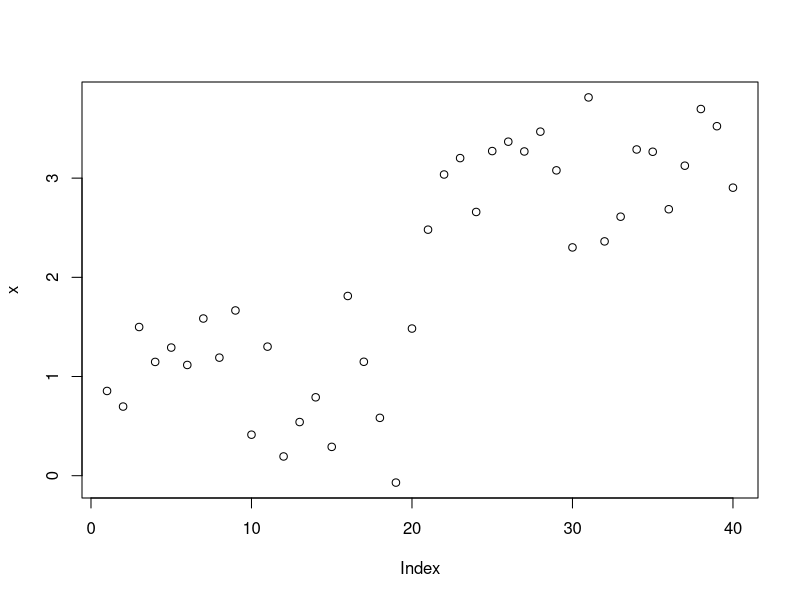
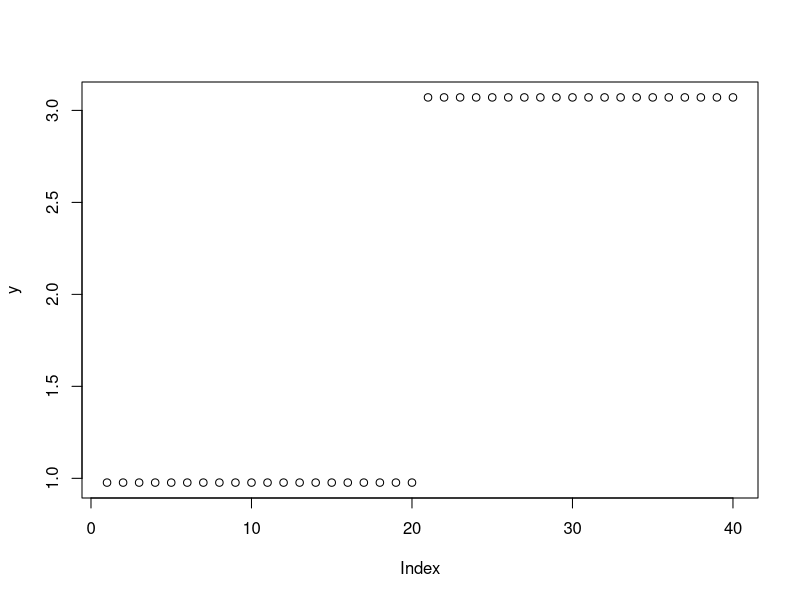
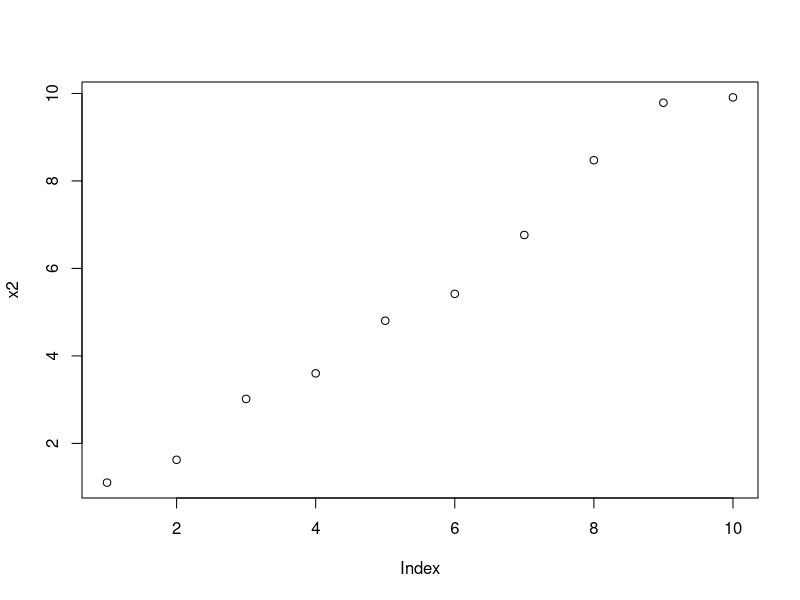
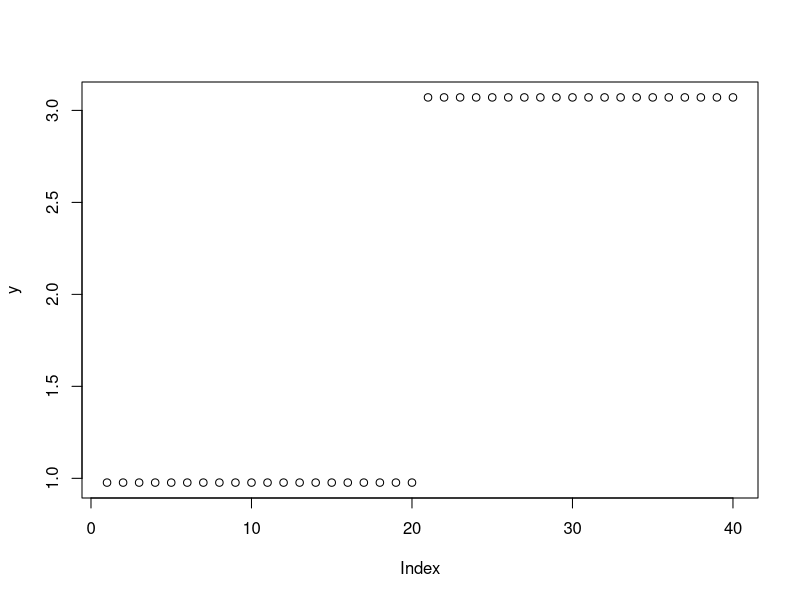

The R script that drew these images, in order:
# 根据数据库中的股票数据进行选股
# 趋势追踪选股

# 滤波(排除盘整带来的波动,给定向量x和阈值threshold,计算平滑后的向量)
fun.smooth<-function(x_ts,threshold){
  y<-x_ts
  last.limit<-x_ts[1]
  loc.mark<-1
  for(i in 2:length(x_ts)){
    range<-x_ts[i]-last.limit
    if(abs(range)<threshold){
      y[loc.mark:i]<-mean(x_ts[loc.mark:i])
    }else{
      loc.mark<-i
      last.limit<-x_ts[i]
    }
  }
  return(y)
}

# 均线(计算移动平均线)
fun.ma<-function(x_ts,tau,na.rm=TRUE){
  y<-x_ts
  for(i in 1:(length(x_ts)-tau)){
    y[i]<-mean(x_ts[i:(i+tau-1)])
#     print(paste("x:",x_ts[i:(i+tau-1)]))
#     print(paste("y",y[i]))
  }
  return(if(na.rm) y else c(rep(NA,tau),y))
}

x<-c(1+rnorm(20,0,0.5),3+rnorm(20,0,0.5))
x
plot(x)
y<-fun.smooth(x,1.5)
plot(y)

x2<-1:10+rnorm(10,0,0.5)
x2
plot(x2)
fun.ma(x_ts = x2,tau = 2,na.rm = TRUE)
plot(y)
y<-rep(3,10)
x2
y
